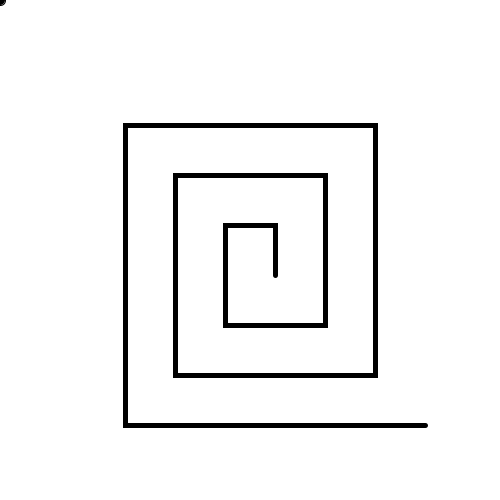
Frame 1 (no input)
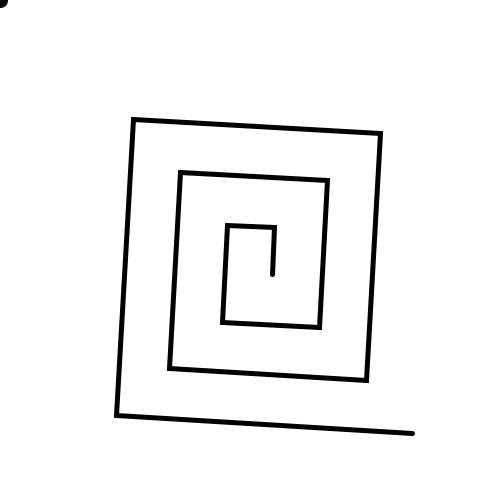
Frame 60 (the mouse pressed at the canvas centre just before this capture)
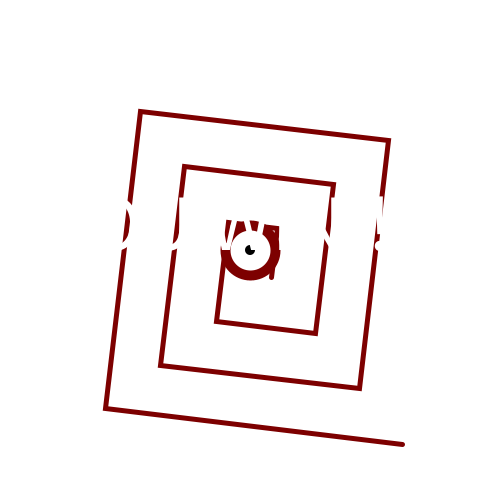
Frame 120 (the mouse held since frame 60 and released just before this capture)

The Processing sketch that drew these frames (run headless with seeded random() and noise(); from frame 60 on, the mouse is pressed at the canvas centre):

// Processing sketch: processing_96216
// ── processing_96216.pde


//definim tipus de variables
float x;
float y;
float z;
int ample;
int alt;
float reduccio;
float angle;
float time;

void setup(){
  size(500,500);
z=0;
  smooth();// no volem que la forma que farem quedi tancada
  angle=0;
  reduccio=0;
  time=0;
  ample=10;
  alt=10;
}

void draw(){
  x=mouseX;//fem que l'elipse que fa de cursor es mogui acompasada amb el mouse
  y=mouseY;
  background(255);
  fill(0);
ellipse(x,y,ample,alt);
 
 stroke(mouseX-125,mouseX-mouseY,mouseY-250);//fem que les formes tinguin una dimàmica de colors
 strokeWeight(5); 
   noFill();
   textSize(80);
   pushMatrix();//l'acció que farem a continuació la volem només per un cas en concret
translate(250,250);//traslladem el punt 0,0 al centre de la finestra
rotate(angle);//així farem girar la figura següent al voltant del centre de la pantalla
  beginShape();
  vertex(25+z,25+z);
  vertex(25+z,-25-z);
  vertex(-25-z,-25-z);
  vertex(-25-z,75+z);
  vertex(75+z,75+z);
  vertex(75+z,-75-z);
  vertex(-75-z,-75-z);
  vertex(-75-z,125+z);
  vertex(125+z,125+z);
  vertex(125+z,-125-z);
  vertex(-125-z,-125-z);
  vertex(-125-z,175+z);
  vertex(175+z,175+z);
   endShape();//les variables z que li hem donat són per estrenyer la figura en funció d'aquesta
  popMatrix();
  time+=0.01;//la variable temps paricipa en les condicions següents
  z=z-0.025;
  angle +=0.001;
  reduccio-=0.001;

  if(((time<=10)&&(x>240)&&(x<260)&&(y<260)&&(y>240))==true){//si el cursor és al centre de la pantalla abans que la variable temps arribi a 10, aparaixerant unes lletres indicant que has guanyat
    fill(255);
    strokeWeight(50);
    text("YOU WIN!!!",50,250);
    z=1000;
    ample=10000;
    alt=10000;
    time=0;//fem que la variable temps torni a zero perquè no ens pugui sortir que hem perdut si abans hem guanyat
    
  }

    if(!((x>240)&&(x<260)&&(y<260)&&(y>240))&&(time>10)==true){//si no es compleix la posició anterior del cursor i la vareiable temps es més gran a 10 doncs apareixen unes lletres indicant que has perdut
    fill(255,0,0);
    strokeWeight(50);
    text("YOU LOSE...",40,250);
    z=1000;
    ample=10000;
    alt=10000;
    }
    if(mousePressed){//si cliquem el botó del ratolí les variables tornen al seu valor inicial, però cal que no tinguem situat el cursor al mig de la pantalla, perquè sino activaria la condició de victoria
    z=0;
    ample=10;
    alt=10;
    time=0;
      }
    }
//el problema que no he pogut solucionar, és que l'elipse no pogués atravessar les linies que formaven el laberint, si se'n pot dir així.
